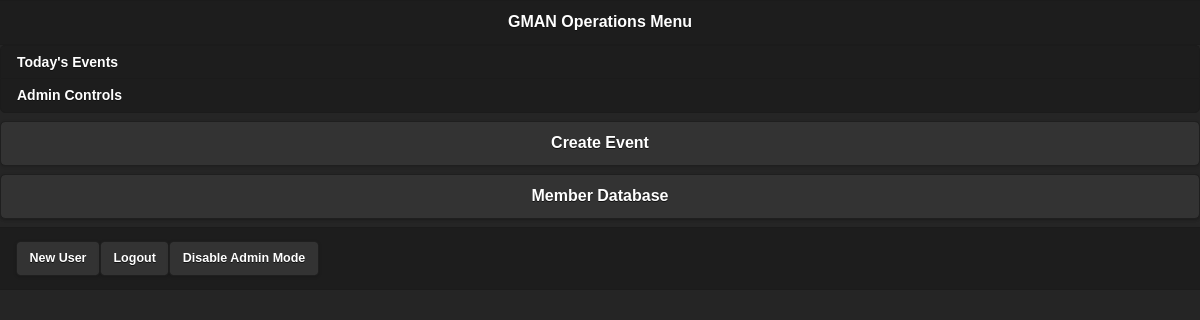
/jqm-ggmain.php (signed in), run on an earlier commit of the app's database.
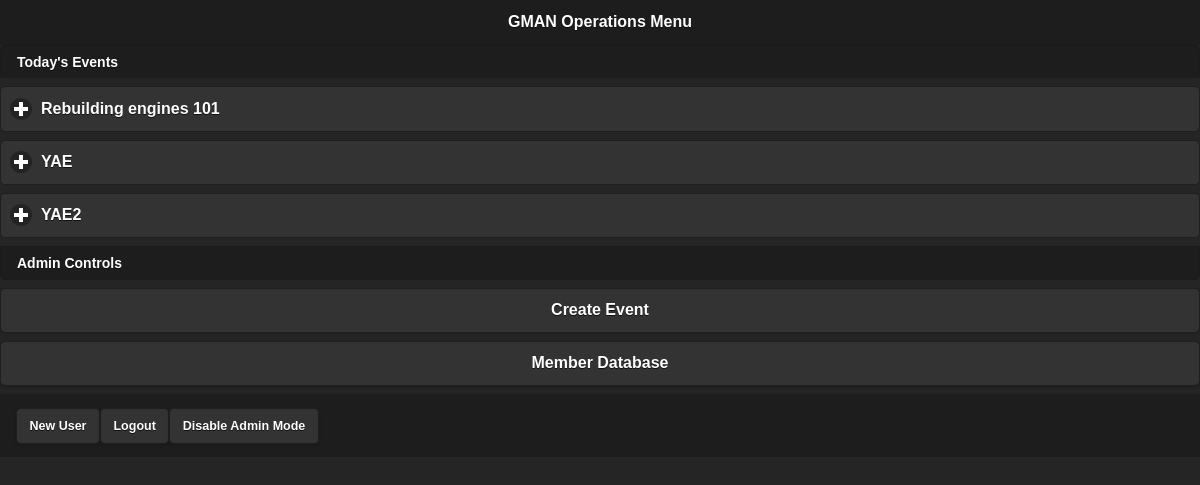
And on a later commit of the database.
### tables this page shows
CREATE TABLE `events` (
  `evid` int(11) NOT NULL AUTO_INCREMENT,
  `eventname` varchar(45) DEFAULT NULL,
  `eventdesc` text,
  `evstartdate` datetime DEFAULT NULL,
  `evenddate` datetime DEFAULT NULL,
  `evprice` int(11) DEFAULT NULL,
  `evhostid` int(11) DEFAULT NULL,
  `evlocation` varchar(45) DEFAULT NULL,
  `catid` int(11) DEFAULT NULL,
  PRIMARY KEY (`evid`)
);

### events.php (called while the page is built, shortened)
<?php
function listEvents($criteria = "future" )
{
    global $databases;
    $current_date = date("Y-m-d");
    switch($criteria)
    {
        case "today":
            $action = "WHERE evstartdate >= '".$current_date." 00:00:00' and evstartdate <= '".$current_date." 23:59:59' ";
            break;
    }
    $get_events = database_query($databases['gman'], "select evid from events ".$action." ");
    if ($get_events['count'] == 0)
    {
        return false;
    }
    else
    {
        return $get_events['result'];
    }
}
function eventinfo($evid)
{
    global $databases;
    $evid = intval($evid);
    $get_events = database_query($databases['gman'], "select * from events where evid = ".$evid);
    $event_info = $get_events['result'][0];
    $get_attendance =  database_query($databases['gman'], "select members.uid,fname,lname from event_registration,members where evid = ".$evid." and dtunreg is NOT NULL and dtattend is NOT NULL and event_registration.uid=members.uid");
    $event_info['rsvp'] = $get_attendance['result'];
    $get_attendance =  database_query($databases['gman'], "select members.uid,fname,lname from event_registration,members where evid = ".$evid." and dtattend is NOT NULL and event_registration.uid=members.uid");
    $event_info['attended'] = $get_attendance['result'];
    return $event_info;
}

### lib/database-functions.php (called while the page is built, shortened)
<?php
function database_query($database, $run_query)
{
    $output = array();
    $output['query'] = $run_query;
    if (!$query = $database->query($run_query))
    {
        die(' ERROR: '.$run_query.'<br> [' . $database->error . ']');
    }
    else
    {
        $output['result']   = array();
        while ($row = $query->fetch_assoc())
        {
            $output['result'][] = $row;
        }
        $output['count']    = $query->num_rows;
    }
    return $output;
}
 ?>

### users.php (called while the page is built, shortened)
<?php
function getUser($userID)
{
    global $databases;
    $uid = intval($userID);
    if ($member_q = database_query($databases['gman'], "select * from members where uid=".$uid))
    {
        $user = $member_q['result'][0];
        return $user;
    }
    else
    {
        return FALSE;
    }
}

### jqm-ggmain.php (the view, shortened to what this page needs)
<?php
$page_title= "GMAN Operations Menu";
require_once("jqm-head.php");
require_once("users.php");
require_once("events.php");
function generateTodaysEventList()
{
    $events =  listEvents("today");
    $html = "";
    foreach ($events as $event)
    {
        $eventinfo = eventinfo($event['evid']);
        $host_array = getUser($eventinfo['evhostid']);
        $host_name = $host_array['fname']." ".$host_array['lname'];
        $html .= '<div data-role="collapsible" data-theme="b" data-content-theme="b">
            <h3>' . $eventinfo['eventname'] . '</h3>
            <ul data-role="listview" data-filter="false">';
            $html .= "<li><b>Host: ".$host_name. "</b></li>";
        if ($_SESSION['loggedin']){
            $html .= '<li><a data-transition="slide" href="eventpage.php?evid=' . $event['evid'] . '">View Attendees</a></li>';
        }
        $html .= '<li><a data-transition="slide" href="jqm-ggsignin.php?evid=' . $event['evid'] . '">Sign-In</a></li>
            </ul>
            </div>';
    }
    return $html;
}
function generateAdminList()
{
    $adminMenu = '<li data-role="list-divider">' . "Admin Controls" . '</li>';
    $adminMenu .= '<a data-role="button" href="jqm-ggnewevent.php" data-transition="slideup" >Create Event</a>';
    $adminMenu .= '<a data-role="button" href="jqm-ggmemberdb.php" data-transition="slideup" >Member Database</a>';
    return $adminMenu;
}
function generateMainPage()
{
    $adminMode = false;
    if (isset($_SESSION['adminmode']))
    {
        $adminMode = $_SESSION['adminmode'];
    }
    $html .=
        '<ul data-role="listview" data-inset="true">
            <li data-role="list-divider">' . "Today's Events" . '</li>';
    $html .= generateTodaysEventList();
    if ($adminMode)
    {
        $html .= generateAdminList();
    }
    $html .=
        '</ul>
        <div data-role="footer" class="ui-bar">
        <a data-role="button" href="jqm-ggnewuser.php" data-transition="slideup" >New User</a>';
    if ($adminMode)
    {
        $html .= '<a data-role="button" href="logout.php" data-transition="slideup" >Logout</a>';
        $html .= '<a data-role="button" href="logout.php" data-transition="slideup" >Disable Admin Mode</a>';
    }
    else
    {
        $html .= '<a data-role="button" href="jqm-ggadmin.php" data-transition="slideup" >Member Login</a>';
    }
    $html .= '</div></div>';
    return $html;
}
$html = generateMainPage();
JQMrender($html);

### jqm-head.php
<?php
if (isset($page_title))
{
    $page_title = $page_title;
}
else
{
    $page_title = "GMAN";
}
function JQMrender($body = "html here", $msg = FALSE)
{
    global $page_title;
    $title = $page_title;
    if ($msg)
    {
        $message = '<button disabled="">' . $msg . '</button>';
    }
    else
    {
        $message = "";
    }
    $html = <<<EOF
        <html>
        <head>
        <meta name="viewport" content="width=device-width, initial-scale=1">
        <script src="js/jquery-1.9.1.min.js"></script>
        <script src="jqm/jquery.mobile-1.4.2.min.js"></script>
        <link href="jqm/jquery.mobile-1.4.2.min.css" rel="stylesheet">
        <title>$title</title>
        </head>
        <body>
        <div data-role="page" id="mainPage" data-theme="b" data-title="$title">
        <div data-role="header">
        <h1>$title</h1>
        </div>
        $message
        $body
        </body>
        </html>
EOF;
    echo $html;
}
?>

What changed in the data, as far as the page shows it:
added events: eventname "Rebuilding engines 101"
added events: eventname "YAE"
added events: eventname "YAE2"
